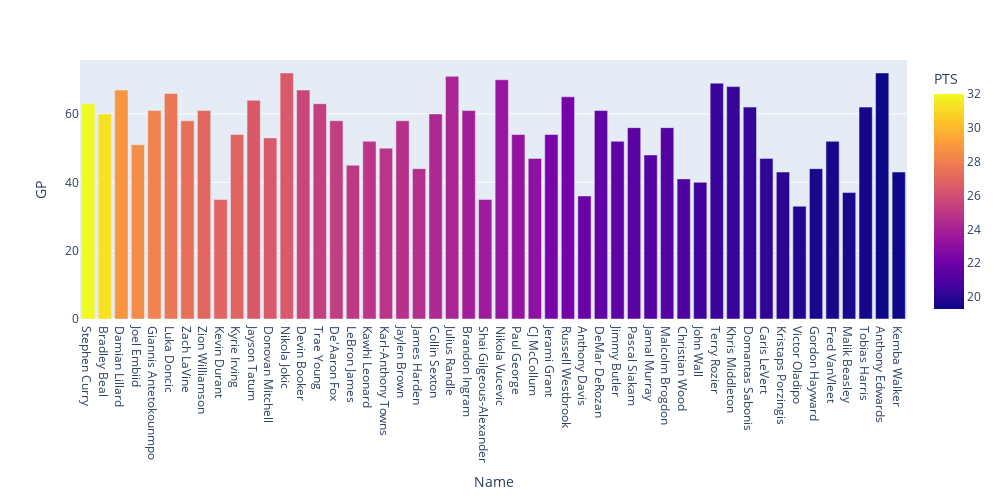

Here is the notebook cell this chart was saved with:
### Code cell
#Games Played
fig = px.bar(df, x = 'Name', y = 'GP', color = 'PTS', width = 1000, height = 500)
fig.show()

### Figure 1 — Plotly figure (JSON) as saved in the notebook; plotly's stock layout.template omitted (floating-point values rounded to 4 significant figures)
{"data": [{"alignmentgroup": "True", "hovertemplate": "Name=%{x}<br>GP=%{y}<br>PTS=%{marker.color}<extra></extra>", "legendgroup": "", "marker": {"color": [32, 31.3, 28.8, 28.5, 28.1, 27.7, 27.4, 27, 26.9, 26.9, 26.4, 26.4, 26.4, 25.6, 25.3, 25.2, 25, 24.8, 24.8, 24.7, 24.6, 24.3, 24.1, 23.8, 23.7, 23.4, 23.3, 23.1, 22.3, 22.2, 21.8, 21.6, 21.5, 21.4, 21.2, 21.2, 21, 20.6, 20.4, 20.4, 20.3, 20.2, 20.1, 19.8, 19.6, 19.6, 19.6, 19.5, 19.3, 19.3], "coloraxis": "coloraxis"}, "name": "", "offsetgroup": "", "orientation": "v", "showlegend": false, "textposition": "auto", "type": "bar", "x": ["Stephen Curry", "Bradley Beal", "Damian Lillard", "Joel Embiid", "Giannis Antetokounmpo", "Luka Doncic", "Zach LaVine", "Zion Williamson", "Kevin Durant", "Kyrie Irving", "Jayson Tatum", "Donovan Mitchell", "Nikola Jokic", "Devin Booker", "Trae Young", "De'Aaron Fox", "LeBron James", "Kawhi Leonard", "Karl-Anthony Towns", "Jaylen Brown", "James Harden", "Collin Sexton", "Julius Randle", "Brandon Ingram", "Shai Gilgeous-Alexander", "Nikola Vucevic", "Paul George", "CJ McCollum", "Jerami Grant", "Russell Westbrook", "Anthony Davis", "DeMar DeRozan", "Jimmy Butler", "Pascal Siakam", "Jamal Murray", "Malcolm Brogdon", "Christian Wood", "John Wall", "Terry Rozier", "Khris Middleton", "Domantas Sabonis", "Caris LeVert", "Kristaps Porzingis", "Victor Oladipo", "Gordon Hayward", "Fred VanVleet", "Malik Beasley", "Tobias Harris", "Anthony Edwards", "Kemba Walker"], "xaxis": "x", "y": [63, 60, 67, 51, 61, 66, 58, 61, 35, 54, 64, 53, 72, 67, 63, 58, 45, 52, 50, 58, 44, 60, 71, 61, 35, 70, 54, 47, 54, 65, 36, 61, 52, 56, 48, 56, 41, 40, 69, 68, 62, 47, 43, 33, 44, 52, 37, 62, 72, 43], "yaxis": "y"}], "layout": {"barmode": "relative", "coloraxis": {"colorbar": {"title": {"text": "PTS"}}, "colorscale": [[0, "#0d0887"], [0.1111, "#46039f"], [0.2222, "#7201a8"], [0.3333, "#9c179e"], [0.4444, "#bd3786"], [0.5556, "#d8576b"], [0.6667, "#ed7953"], [0.7778, "#fb9f3a"], [0.8889, "#fdca26"], [1, "#f0f921"]]}, "height": 500, "legend": {"tracegroupgap": 0}, "margin": {"t": 60}, "width": 1000, "xaxis": {"anchor": "y", "domain": [0, 1], "title": {"text": "Name"}}, "yaxis": {"anchor": "x", "domain": [0, 1], "title": {"text": "GP"}}}}
